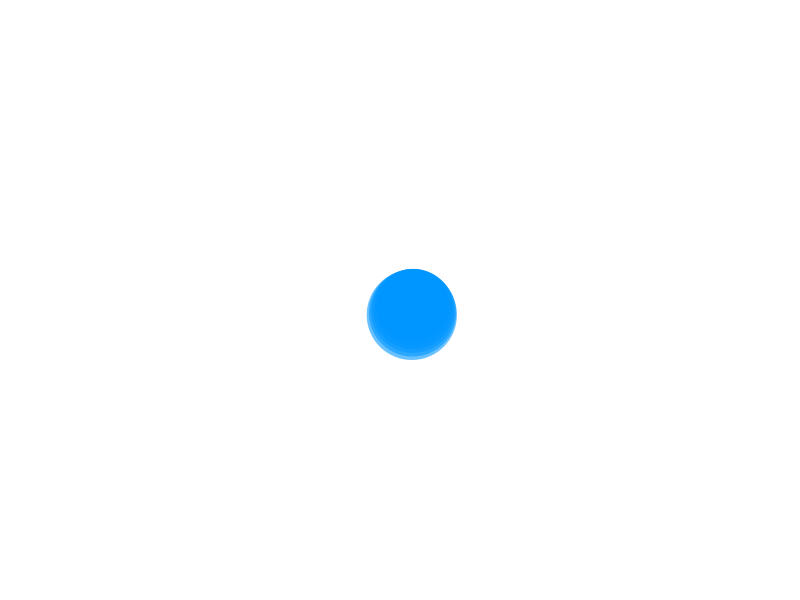
Frame 1 (no input)
Frame 60 (the mouse pressed at the canvas centre just before this capture): blank canvas, image omitted
Frame 120 (the mouse held since frame 60 and released just before this capture): blank canvas, image omitted

The Processing sketch that drew this single still picture (run headless with seeded random() and noise(); from frame 60 on, the mouse is pressed at the canvas centre):

// Processing sketch: sketch_GrowingSpiral
// ── sketch_GrowingSpiral.pde
float angle = 0;
float angleIncrement = 0.1;
float radius = 10;
float radiusChange = 1;

void setup() {
  size(800, 600);
}

void draw() {
  background(255);
  translate(width/2, height/2);
  
  // Draw spirals
  for (int i = 0; i < 10; i++) {
    float x = radius * cos(angle);
    float y = radius * sin(angle);
    float spiralSize = map(sin(angle), -1, 1, 10, 100);
    fill(0, 150, 255, 150);
    noStroke();
    ellipse(x, y, spiralSize, spiralSize);
    angle += angleIncrement;
    radius += radiusChange;
  }
}
